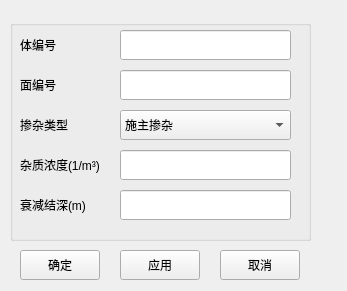
<?xml version="1.0" encoding="UTF-8"?>
<ui version="4.0">
 <class>frmDoppingGauss</class>
 <widget class="QMainWindow" name="frmDoppingGauss">
  <property name="geometry">
   <rect>
    <x>0</x>
    <y>0</y>
    <width>347</width>
    <height>291</height>
   </rect>
  </property>
  <property name="windowTitle">
   <string>高斯掺杂</string>
  </property>
  <widget class="QWidget" name="centralwidget">
   <widget class="QPushButton" name="btnApply">
    <property name="geometry">
     <rect>
      <x>120</x>
      <y>250</y>
      <width>80</width>
      <height>30</height>
     </rect>
    </property>
    <property name="text">
     <string>应用</string>
    </property>
   </widget>
   <widget class="QPushButton" name="btnCancel">
    <property name="geometry">
     <rect>
      <x>220</x>
      <y>250</y>
      <width>80</width>
      <height>30</height>
     </rect>
    </property>
    <property name="text">
     <string>取消</string>
    </property>
   </widget>
   <widget class="QPushButton" name="btnOK">
    <property name="geometry">
     <rect>
      <x>20</x>
      <y>250</y>
      <width>80</width>
      <height>30</height>
     </rect>
    </property>
    <property name="text">
     <string>确定</string>
    </property>
   </widget>
   <widget class="QGroupBox" name="groupCondition">
    <property name="geometry">
     <rect>
      <x>10</x>
      <y>20</y>
      <width>301</width>
      <height>221</height>
     </rect>
    </property>
    <property name="title">
     <string/>
    </property>
    <widget class="QLineEdit" name="txtBodyId">
     <property name="geometry">
      <rect>
       <x>110</x>
       <y>10</y>
       <width>171</width>
       <height>30</height>
      </rect>
     </property>
    </widget>
    <widget class="QLabel" name="label">
     <property name="geometry">
      <rect>
       <x>10</x>
       <y>10</y>
       <width>91</width>
       <height>30</height>
      </rect>
     </property>
     <property name="text">
      <string>体编号</string>
     </property>
     <property name="alignment">
      <set>Qt::AlignLeading|Qt::AlignLeft|Qt::AlignVCenter</set>
     </property>
    </widget>
    <widget class="QLabel" name="label_3">
     <property name="geometry">
      <rect>
       <x>10</x>
       <y>130</y>
       <width>91</width>
       <height>30</height>
      </rect>
     </property>
     <property name="text">
      <string>杂质浓度(1/m³)</string>
     </property>
     <property name="alignment">
      <set>Qt::AlignLeading|Qt::AlignLeft|Qt::AlignVCenter</set>
     </property>
    </widget>
    <widget class="QLineEdit" name="txtConc">
     <property name="geometry">
      <rect>
       <x>110</x>
       <y>130</y>
       <width>171</width>
       <height>30</height>
      </rect>
     </property>
    </widget>
    <widget class="QLineEdit" name="txtFaceId">
     <property name="geometry">
      <rect>
       <x>110</x>
       <y>50</y>
       <width>171</width>
       <height>30</height>
      </rect>
     </property>
    </widget>
    <widget class="QLabel" name="label_4">
     <property name="geometry">
      <rect>
       <x>10</x>
       <y>50</y>
       <width>91</width>
       <height>30</height>
      </rect>
     </property>
     <property name="text">
      <string>面编号</string>
     </property>
     <property name="alignment">
      <set>Qt::AlignLeading|Qt::AlignLeft|Qt::AlignVCenter</set>
     </property>
    </widget>
    <widget class="QComboBox" name="cbxDoppingType">
     <property name="geometry">
      <rect>
       <x>110</x>
       <y>90</y>
       <width>171</width>
       <height>30</height>
      </rect>
     </property>
     <item>
      <property name="text">
       <string>施主掺杂</string>
      </property>
     </item>
     <item>
      <property name="text">
       <string>受主掺杂</string>
      </property>
     </item>
    </widget>
    <widget class="QLabel" name="label_5">
     <property name="geometry">
      <rect>
       <x>10</x>
       <y>90</y>
       <width>91</width>
       <height>30</height>
      </rect>
     </property>
     <property name="text">
      <string>掺杂类型</string>
     </property>
     <property name="alignment">
      <set>Qt::AlignLeading|Qt::AlignLeft|Qt::AlignVCenter</set>
     </property>
    </widget>
    <widget class="QLabel" name="label_6">
     <property name="geometry">
      <rect>
       <x>10</x>
       <y>170</y>
       <width>91</width>
       <height>30</height>
      </rect>
     </property>
     <property name="text">
      <string>衰减结深(m)</string>
     </property>
     <property name="alignment">
      <set>Qt::AlignLeading|Qt::AlignLeft|Qt::AlignVCenter</set>
     </property>
    </widget>
    <widget class="QLineEdit" name="txtDepth">
     <property name="geometry">
      <rect>
       <x>110</x>
       <y>170</y>
       <width>171</width>
       <height>30</height>
      </rect>
     </property>
     <property name="text">
      <string/>
     </property>
    </widget>
   </widget>
  </widget>
 </widget>
 <resources/>
 <connections/>
</ui>
